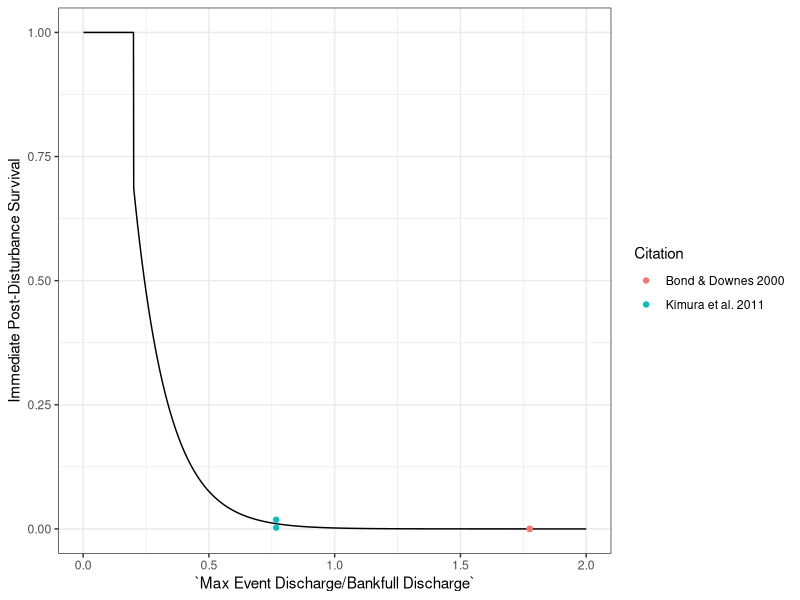

Here is the R script that generated this plot:
#####################################
## Code to fit curve to Hydropsyche spp mortality rates to data
####################################
#Code for HPC
# library(readxl, lib.loc = "/home/ib/kurthena/R_libs/4.2.1")
# library(minpack.lm, lib.loc = "/home/ib/kurthena/R_libs/4.2.1")
# library(readxl, lib.loc = "/home/ib/kurthena/R_libs/4.2.1")
# library(car, lib.loc = "/home/ib/kurthena/R_libs/4.2.1")
# library(boot, lib.loc = "/home/ib/kurthena/R_libs/4.2.1")
# library(data.table, lib.loc = "/home/ib/kurthena/R_libs/4.2.1")
# library(tibble, lib.loc = "/home/ib/kurthena/R_libs/4.2.1")
# library(tidyr, lib.loc = "/home/ib/kurthena/R_libs/4.2.1")
# library(dplyr, lib.loc = "/home/ib/kurthena/R_libs/4.2.1")
# library(purrr, lib.loc = "/home/ib/kurthena/R_libs/4.2.1")
# library(forcats, lib.loc = "/home/ib/kurthena/R_libs/4.2.1")
# library(stringr, lib.loc = "/home/ib/kurthena/R_libs/4.2.1")
# library(readr, lib.loc = "/home/ib/kurthena/R_libs/4.2.1")
# 



library(readxl)
library(minpack.lm)
library(tidyverse)
library(car)
library(boot)
library(data.table)
HYOSVitalRates <- read_excel("VitalRates.xlsx", sheet = "Hydropsyche Mortality Rates")
HYOSVitalRates <- as.data.frame(HYOSVitalRates)

flow.surv.fit <- function(magnitude, mortality, Qmin){
  x <- magnitude # rename x and y
  y <- 1 - mortality # convert to survival
  df <- as.data.frame(cbind(x,y))
  df <- rbind(df, c(Qmin, 1))  # make sure we specify that we have 100% survival at Qmin (0.25)
  nls.fit <- nlsLM(formula = (y ~ k* exp(-h*x)), data = df, start = c(k = 1, h = 1)) # fit to negative exponential function
  return(nls.fit)
}

flow.surv.rate <- function(h, k, max, min, interval, Qmin) {
  Q <- seq(min, max, by = interval)
  surv <- k*exp(-h*Q)
  surv.df <- as.data.frame(cbind(Q, surv))
  surv.df$surv[which(surv.df$Q <= Qmin)] <- 1
  return(surv.df)
}

surv.fit.HYOS <- flow.surv.fit(HYOSVitalRates$`Max Event Discharge/Bankfull Discharge`, HYOSVitalRates$Mortality, 0.15)
surv.df.HYOS <- flow.surv.rate(surv.fit.HYOS$m$getPars()[2] , surv.fit.HYOS$m$getPars()[1], 2, 0.001, 0.001, 0.2)

ggplot(surv.df.HYOS, aes(x = Q, y = surv))+
  geom_line()+
  geom_point(data = HYOSVitalRates, aes(x = `Max Event Discharge/Bankfull Discharge` , y = 1-(Mortality), color = Citation))+
  #coord_cartesian(ylim = c(0,1)) +
  ylab('Immediate Post-Disturbance Survival') +
  theme_bw()+
  xlab('`Max Event Discharge/Bankfull Discharge`')

# Calculate temperature dependent development time
HYOSDevRates <- read_excel("VitalRates.xlsx", sheet = "Hydropsyche Development Rates")
HYOSDevRates <- as.data.frame(HYOSDevRates)

polyfit <- nlsLM(logit(MaturationRate) ~ a*Temperature^2 + b*Temperature + c, data = HYOSDevRates, start = c(a = 1, b = 1, c = 1))

devtime <- function(x){
  y = -0.01385  *x^2+ 0.30973*x -5.72982
  return(1/inv.logit(y))
}
# 
HYOSSurvRates <- read_excel("VitalRates.xlsx", sheet = "Hydropsyche Survival Rates ")
HYOSSurvRates <- as.data.frame(HYOSSurvRates)
# fit <- nlsLM(logit(Survival)~ a*Temperature^2 + b*Temperature + c, data = HYOSSurvRates, start = c(a= 1, b=1, c = 1))
# 
# TempSurv <- function(x){
#   a <- -0.09934 *x^2 +3.44127*x -15.47038
#   return(inv.logit(a))
# }
min.RSS <- function(par){
  mod <- dnbinom(as.integer(-HYOSSurvRates$Temperature + 31), size = par[2], prob = par[1])
  a <- sum(HYOSSurvRates$Survival - (mod*(max(HYOSSurvRates$Survival)/max(mod))))^2
}
params <- optim(par = c(0.23, 4.5), fn = min.RSS)

TempSurv <- function(n){
  if (n <= 0){
    a <- 0
  }else{
  a <-  dnbinom(as.integer(-n + 32), size = 2.8835371 , prob = 0.1932115)*(max(HYOSSurvRates$Survival)/max(dnbinom(as.integer(-HYOSSurvRates$Temperature + 32), size =2.8835371, prob = 0.1932115 )))
  }
  return((a))
}


# 
# tem <- seq(0, 40, by = 1)
# temSurv <- unlist(lapply(tem, TempSurv))
#  plot(HYOSSurvRates$Temperature, HYOSSurvRates$Survival, col = "red", pch = 16, xlab = "Temperature", ylab = "Survival", xlim = c(0,40), ylim = c(0, 1))
#  lines(tem,  unlist(lapply(tem, TempSurv)))
# # 
